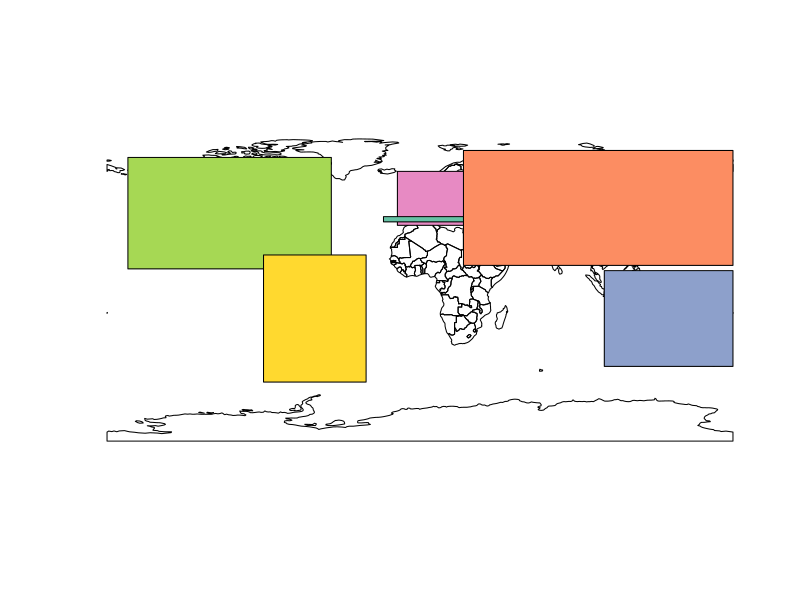

The R source for this figure: (Note: this script raises an error after producing the figure.)
# Date: octobre 2021
# Auteur: Olivier Leroy  www.branchtwigleaf.com/
# Objectif: nb d'arbre isolé en fonction du temps dans OSM
# Description du problème:
# Les CSV viennent d'une instance overpass en local 
#
# Libraries utilisées:
# sf, spData

# Il faut commencer par verifier les bbox associées à ces exports 
# pour verifier si elles se superposent 

library(sf)
library(spData)

#overpass bbox is S - W - N -E
# sf is xmin / xmax / ymax / ymin 
# xmin = W / X max = E / ymax = N / Y min = S

# reorg_bbox prend un vecteur au format SWNE et le passe en xmin/xmax/ymin/ymax
reorg_bbox <- function(x) {
    x <- c(xmin = x[2], xmax = x[4], ymin = x[3], ymax = x[1])
    return(x)
}

# une bbox sous forme de polygone 

do_me_a_bbox <- function(el_de_list) { 
    # une colonne de geom
    sf::st_as_sfc(sf::st_bbox(reorg_bbox(el_de_list),
                              crs = 4326)
                  )  
    
} 

# une liste des bbox prise par l'api d'overpass au format SWNE
bbox_list <- list(europe_op  = c(34, -13, 65, 48),
                  USA_op = c(24, -126, 51, -65),
                  Africa_op = c(36, -21, 39, 55),
                  Asia_op = c(11, 25, 77, 180),
                  NAmerica_op = c(9 ,-168, 73, -51),
                  SAmerica_op = c(-56, -90, 17, -31),
                  Australia_op = c(-47, 106, 8, 180) 
                  )

# des polygons en data frame j'ai perdu le format avec rbind
mes_bbox_sfc <- do.call(rbind, 
                        lapply(bbox_list, 
                               do_me_a_bbox))

# on repasse en sf
mes_bbox <- st_sf(nom = row.names(mes_bbox_sfc), 
                  geom = mes_bbox_sfc, 
                  crs = 4326)

plot(world$geom)
plot(mes_bbox,  add = T)

# pb avec l'Afrique ! et c'est un peu juste pour la zone pacifique !

# j'ai produit une liste de csv par des tas de bbox. Ils ne contiennent que l'id de la node 
# le nom de l'user et la timsteamp

# liste des path

liste_csv <- list.files("data/data_ts/", 
                        full.names = TRUE)

bbox <- lapply(liste_csv, 
               read.csv, 
               quote = "", sep = "\t", col.names = c("id", "user", "timestamp"))

bbox <- do.call("rbind", bbox)
bbox$timestamp <- as.Date(bbox$timestamp)

library(ggplot2)

ggplot(bbox, aes(x = timestamp)) +
    geom_histogram(binwidth = 15) +
    xlab("Années") +
    ylab("Nb. arbres isolés") +
    labs(caption ="source : © les contributeurs d’OpenStreetMap") +
    theme_bw()

# nombre d'users
length(unique(bbox$user))

count_by_user <- aggregate(id ~ user, data = bbox, FUN = length)

count_by_user <- count_by_user[order(count_by_user$id, 
                    decreasing = TRUE),]

names(count_by_user)[2] <- "Nb_arbres"

summary(count_by_user$Nb_arbres)
